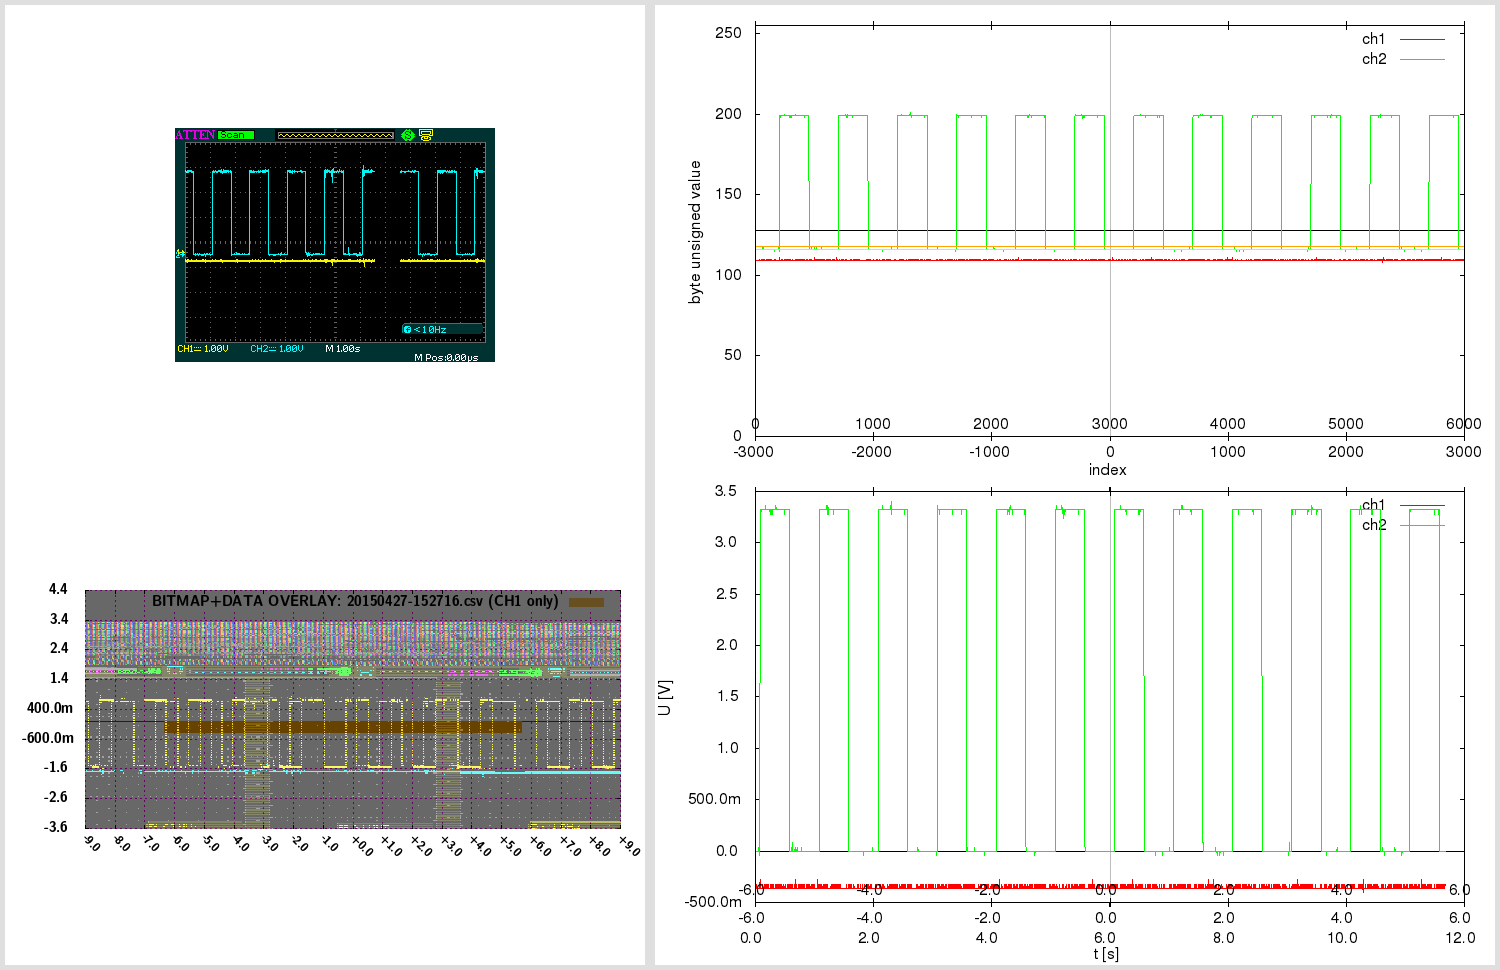

The script that saved this image:

# 20150427-152716.gnuplot [generated by /home/warreee/attenload/adsparse-wave.pl]
# single gnuplot file, with two potentially independent scripts
# generates three plots: one based on integer, other based on real (SI) values
# and one bitmap overlay - and then montages them using ImageMagick

# attengrab .csv can just be centered (over t)
# -> the x=0 (t=0) will correspond to scope center
# (but .DAV/.CSV will also need extra sample alignment)

# in Linux, to see available fonts, do:
# fc-list --verbose | grep 'fullname:' | less
# the two fonts used here:
# LMSansDemiCond10-Regular or "Latin Modern Sans Demi Cond"; and Helvetica
# Helvetica doesn't even get reported on my system:
# $ fc-list --verbose | grep 'fullname:' | grep -i 'Helvetica\|Demi Cond'
#	fullname: "LM Sans Demi Cond 10 Regular"(s) "LMSansDemiCond10-Regular"(s)


print "Gnuplotting..."

## "master settings" (shared between both parts of script)

# line color - specified by linestyles
set style line 1 linetype 1 linecolor rgb "red"
set style line 2 linetype 1 linecolor rgb "green"
set style line 3 linetype 1 linecolor rgb "orange"
set style line 4 linetype 1 linecolor rgb "aquamarine"
set style line 5 linetype -1 linecolor rgb "black"
set style line 6 linetype -1 linecolor rgb "gray"
set style line 7 linetype 1 linecolor rgb "blue"


# VARIABLES ########### ########### ###########

fnbase="20150427-152716"
fn_bmp = fnbase . ".bmp"
fn_pngr = fnbase . "_r.png"
fn_pngi = fnbase . "_i.png"
fn_pngov = fnbase . "_ov.png"
fn_pngt = fnbase . "_tmp.png"
fn_pngo = fnbase . ".png"

# scope screen(shot) properties
tdiv = 1          # T/DIV (50e-9)
toffs = 0        # time offset (scope) (200e-9)
vdiv1 = 1        # V/DIV CH1 (500e-3)
vdiv2 = 1         # V/DIV CH2 (50e-3)
voffs1 = -0.4         # volt offset CH1 (-1.5)
voffs2 = -0.48       # volt offset CH2 (100e-3)
sampintp  = 0.0020000001563    # (500e-12)
sampintf  = 1/sampintp
sratacqf  = 2500      # (250e6)
sratacqp  = 1/sratacqf
#osf = 1.00    # oversample factor (multiplies .CSV and .DAV time domain) # unused here
adsFactor = 1.28

# (edges of current capture and divisions)
scope_hdiv=18
scope_vdiv=8
# enforce floating point (see below)
scope_trange = scope_hdiv*tdiv*1.0    # (900e-9)
scope_left=toffs-(scope_trange/2)     # (-250e-9)
scope_right=toffs+(scope_trange/2)    # (650e-9)
scope_bottom=-voffs1-(scope_vdiv*vdiv1/2) # -500e-3
scope_top=-voffs1+(scope_vdiv*vdiv1/2)    # 3.5

totalch1Vspan=scope_vdiv*vdiv1
totalch2Vspan=scope_vdiv*vdiv2
ch1Vcoeff = adsFactor*totalch1Vspan/(2**8)
ch2Vcoeff = adsFactor*totalch2Vspan/(2**8)

voffs1int = voffs1/ch1Vcoeff  # -10
voffs2int = voffs2/ch2Vcoeff  # -12

acsv_fn = fnbase . '.csv' # '20130020-013902.csv' # from attenload tmp_wav
acsz=6000         # tmp_wav/.csv size (900)
fts=0.0020000001563         # final timestep (sampling period)
# here scope_trange could be 18*1, with acsz 16000;
# if as integer, 18/16000 would be 0 - enforce floating point
# above enforcing scope_trange to float doesn't work,
# must again here:
tdivp = 1.0*scope_trange/acsz   # sampling rate, based on scope range and numsamples in tmp (1ns)
tdivf = 1/tdivp             # freq based on that sampling rate

# just in case - not needed usually:
triglevel=640e-3
trigholdoff=100e-9

toffsamp = toffs/fts		# 0
# time finetune offset - int (samples) (depends on range)
tfoi = -164


#### extract bitmap from .png, if .bmp not present
# was -crop 480x234+10+10; now -crop 480x234+95+128

cmdstr = 'if (! test -f "'.fn_bmp.'") ; then \
  echo -n "'.fn_bmp.' not found .. " ; \
  if [ -f "'.fn_pngo.'" ] ; then \
    echo -n "'.fn_pngo.' found - extracting" ; \
    convert -crop 480x234+95+128 "'.fn_pngo.'" "'.fn_bmp.'" ; \
  else \
    echo -n "'.fn_pngo.' not found - cannot extract" ; \
  fi ; \
else \
  echo -n "'.fn_bmp.' found - using that" ; \
fi; echo'

#print cmdstr
# note - since cmdstr above uses double quotes,
# must use single quotes for bash here!:
print system("bash -c '". cmdstr ."' 2>&1")


##################################
###### plot directly with unsigned byte data

set terminal png size 840,480
set termoption enhanced
set termoption font "Helvetica, 12"

set output fn_pngi
set datafile separator ","

# set axis label
set xlabel "index" offset 0.0,0.8
set ylabel "byte unsigned value" offset 1.0,0.0


# horizontal line as functions
zeroline(x)=128
ch1offs(x)=128+voffs1int # (-10)
ch2offs(x)=128+voffs2int # (-12)

# vertical line - headless arrow
# "y" scope axis in middle:
ymI = acsz/2
set arrow from ymI,0 to ymI,255 nohead ls 5
# time offset:
toI = ymI - toffs/fts
set arrow from toI,0 to toI,255 nohead ls 6


# must use multiplot here, to have two x-axes
# and thus, must set lmargin, so both graphs match

set size 1.0,0.9      # 0.1/2 = 0.05
set bmargin 0
set lmargin 10
set yrange [0:255] # 8-bit


set multiplot

set origin 0,0.1
set xrange [0:acsz]
set xtics in
set xtics offset 0,graph 0.08
plot \
  zeroline(x) with lines notitle ls 5,\
  acsv_fn using 1:2 with lines title "ch1" ls 1, \
  "" using 1:3 with lines title "ch2" ls 2, \
  ch1offs(x) with lines notitle ls 3, \
  ch2offs(x) with lines notitle ls 4

unset arrow # if big offset, line from prev. can 'leak' in next at diff place, so reset

set origin 0,0.1
set xtics out
set xtics offset 0,graph 0.02
set xrange [-acsz/2:acsz/2-1]
#set xtics nomirror 500
set noytics
set noylabel
unset xlabel # set xlabel ""
set border 1
plot 0 notitle

set nomultiplot


### reset previous settings
#unset border # no work for default
set border    # Draw default borders:
set ytics
unset yrange


##################################
###### plot with converted real SI units

# reset # resets set style line!

set terminal png size 840,480
set termoption enhanced
set termoption font "Helvetica, 12"

set output fn_pngr
set datafile separator ","

# set axis label
set xlabel "t [s]" offset 0.0,0.1
set ylabel "U [V]" offset 1.0,0.0

# axis tics format
set format y "%.1s%c"
set format x "%.1s%c"


# horizontal line as functions
zerolineR(x)=0
# don't show real offsets; they could be way off depending on V/DIV
#ch1offsR(x)=0+(-0.4)
#ch2offsR(x)=0+(-0.48)

# "y" scope axis in middle (the +1 added to ymI so it snaps at 0):
ymR=(ymI+1)*fts
set arrow from ymR,graph 0 to ymR,graph 1 nohead ls 5
# time offset:
toR=toI*fts
set arrow from toR,graph 0 to toR,graph 1 nohead ls 6
# indicate scope range here too
set arrow from scope_left+toR,graph 0 to scope_left+toR,graph 1 nohead ls 7
set arrow from scope_right+toR,graph 0 to scope_right+toR,graph 1 nohead ls 7


# must use multiplot here, to have two x-axes
# and thus, must set lmargin, so both graphs match

set size 1.0,0.9      # 0.1/2 = 0.05
set bmargin 0
set lmargin 10
set yrange [] writeback # since we don't set explicity, must save autorange
set autoscale y

set multiplot

set origin 0,0.13
set xrange [0:acsz*fts]
set xtics out
set xtics offset 0,graph -0.03
plot \
  zerolineR(x) with lines notitle ls 5,\
  acsv_fn using ($4+tfoi*fts):5 with lines title "ch1" ls 1, \
  "" using ($4+tfoi*fts):6 with lines title "ch2" ls 2

set yrange restore # this saves the found yrange after `plot`
unset arrow # if big offset, line from prev. can 'leak' in next at diff place, so reset

set origin 0,0.13
set xtics out
set xtics offset 0,graph 0.02
set xrange [(-acsz/2)*fts:(acsz/2-1)*fts]
set noytics
set noylabel
unset xlabel # set xlabel ""
set border 1
plot GPVAL_Y_MIN notitle

set origin 0,0.13
set xtics in
set xtics offset 0,graph 0.08
# wrong to put xrange [scope_left:scope_right] here;
# as [scope_left:scope_right] could be a snippet,
# and this graph shows entire capture!
# simply move the previous scale for toffset
toRR=(acsz/2.)*fts-toR
set xrange [(-acsz/2)*fts+toRR:(acsz/2-1)*fts+toRR]
set noytics
set noylabel
unset xlabel # set xlabel ""
set border 1
plot GPVAL_Y_MIN notitle

set nomultiplot


##################################
###### plot with bitmap and data overlay

# here 840,480 remains as output png size,
# even if not set explicitly; also, make
# the height smaller - so can have gravity North in montage

set terminal png truecolor size 640,305 # size 840,480
set termoption enhanced
myfont="LMSansDemiCond10-Regular"   # LMSansDemiCond10-Regular or "Latin Modern Sans Demi Cond"
# cannot do concatenation direct in termoption line, so in separate string
myfontb="".myfont.", 12"
set termoption font myfontb

set output fn_pngov
set datafile separator ","


set autoscale
unset xtics
unset ytics
unset border
unset arrow # delete all arrows
unset object # (hopefully) delete objects?

set xrange [scope_left:scope_right]
xticstep=(scope_right-scope_left)/scope_hdiv
set xtics in scope_left,xticstep,scope_right scale 1
set yrange [scope_bottom:scope_top]
yticstep=(scope_top-scope_bottom)/scope_vdiv
set ytics in scope_bottom,yticstep,scope_top scale 1
set grid xtics ytics back linecolor rgb "magenta"
# right is only gnuplot 4.6 - without it ok w/ 4.4
#set xtics rotate by -45 offset 2.5,-1.50 right format "%+.1s%c" font myfont.',10'
set xtics rotate by -45 offset 0.0,0.0 format "%+.1s%c" font myfont.',10'
set key noenhanced

# dimensions of scope screenshot bitmap
bmp_w=480
bmp_h=234

# alpha bmp transparency [0:255]
bmp_alpha = 150
# boxes fillstyle transparent solid 0.10
box_transp = (1.-(acsz/16384.))*0.9 + 0.10

# plot string for data in transparent bitmap:
plot1au = "(($0-acsz/2.+tfoi)*fts+toffs):($5)"

# bmp_w=480 bmp_h=234 ; inside 451x201+15+14
# on plot: scope_left:scope_right and scope_bottom:scope_top!
# (so toffset is built in!)

bdx = scope_trange/(451.0-1)  # [s/pixel] /451: 1.99557e-09 vs 2.000e-9 manually
bdy = totalch1Vspan/(201.0-1) # [V/pixel] /201: 0.0199005 vs 0.02005 manually
bofx = -((scope_trange/2.0)-toffs+(15.0+0)*bdx) #-15.0*bdx # -2.8e-7
bofy = -((totalch1Vspan/2.0)+voffs1+(14.0+5)*bdy) #-14.0*bdy # -0.88

# seems `boxes fillstyle transparent solid 0.40` makes some seethroughs
# or something with bmp alpha overlay; but even without, all the same?
# because the red + blue (somehow inverted) creates a gray.. better green or orange

_plot_str = "zerolineR(x) with lines notitle ls 1,\
acsv_fn \
  using ".plot1au." with boxes fillstyle transparent solid box_transp noborder linestyle 3\
  title 'BITMAP+DATA OVERLAY: '.acsv_fn.' (CH1 only)',\
fn_bmp \
  binary array=(bmp_w,bmp_h) skip=54 format='%uchar' \
  dx=bdx dy=bdy origin=(bofx,bofy) \
  using 1:2:3:(bmp_alpha) \
  with rgbalpha t ''"

# seems actual plot in screenshot bitmap (480 × 234)
#  is at: 451x201+15+14; aspect ratio 201/451 = 0.445676
set size ratio 0.445676

eval("plot " . _plot_str)




##################################
###### montage commands

# used to be in attengrab; now here
# call ImageMagick montage via system
# and montage in `gnuplot` (easier to separate)

print "Montaging images..."
# this works in ImageMagick 6.6.2-6, but not in 6.5.7-8
#      '.fn_pngov.' -gravity Center -extent x480  \#
# must spec -extent 640x480 for 6.5

cmdstr = 'montage \
  <(montage \
    <(convert \
      '.fn_bmp.' -gravity Center -crop 640x480-10+0! -flatten  \
      bmp:-) \
    <(convert \
      '.fn_pngov.' -gravity Center -extent 640x480  \
      bmp:-) \
  -tile 1x -geometry +0+0  \
  bmp:-) \
  <(montage \
    '.fn_pngi.' \
    '.fn_pngr.' \
  -tile 1x -geometry +0+0  \
  bmp:-) \
-geometry +0+0 -border 5 \
'.fn_pngo

print cmdstr
print system('bash -c "'. cmdstr .'" 2>&1')

print "Deleting temp files ..."

delcmd = "rm"

# leave the bitmap for now
# actually, let attengrab handle it - since
# it may need to be re-taken!
# #cmdstr = delcmd ." ". fn_bmp
# #print cmdstr . "  " . system(cmdstr . " 2>&1")

cmdstr = delcmd ." ". fn_pngr
print cmdstr . "  " . system(cmdstr . " 2>&1")

cmdstr = delcmd ." ". fn_pngi
print cmdstr . "  " . system(cmdstr . " 2>&1")

cmdstr = delcmd ." ". fn_pngov
print cmdstr . "  " . system(cmdstr . " 2>&1")




# note:
# set terminal png size 840,480 # size defaults to 640x480 px
# set terminal pdf size 10,3 # size defaults to 5x3 in
# enhanced text: set termoption enhanced

# vertical line - headless arrow
# need ymin and ymax; gnuplot gives them only after plot -
# - and even then they do not correspond to end ticks
# - and even then, cannot get the arrow to show, after the second `plot`
# .. nor can I edit it anyhow; it must run before the first `plot`
# so instead of that, position y coordinates relative to graph (0 to 1)
#set arrow 1 from graph 0.5,0 to graph 0.5,1 nohead ls 5

# in multiplot, yrange should be after the size command
# note: xrange could be 2250 or 450
# so leave it to autoscale here? will be accurate since it's integer index...
# now set explicitly by script # below in multiplot

# axis tics format
# for engineering notation - 'help format specifiers':
# "A 'scientific' power is one such that the exponent is a multiple of three."

# print "Montaging images..."

# "The 'tile' size is then set to the largest dimentions
# of all the resized images, and the size actually specified."
# "by removing the 'size' component, non of the images will
# be resized, and the 'tile' size will be set to the largest
# dimensions of all the images given"
# not so simple: http://unix.stackexchange.com/questions/4046/
# can be done in one command with bash subprocess pipes (bash only)
# was: .fn_bmp.' -gravity NorthWest ; fn_pngov.' -gravity North
# can pad with -gravity Center -extent 640x480;
# but also with crop! -flatten - there have offset too!
# -geometry +2+2 can also mess up the last -border 5 !

# bmp scale worked for:
# bmp_w=480 bmp_h=234 ; inside 451x201+15+14
# tdiv = 5e-08,  toffs = 2e-07,  vdiv1 = 0.5,   voffs1 = -1.5,
# dx=2.000e-9 dy=0.02005 origin=(-2.8e-7,-0.88) for
# tspan = 18*tdiv = 18*5e-08 = 9e-07s
# vspan1 = 8*vdiv1 = 8*0.5 = 4V
# tspan/451 = 9e-07/451 = 1.99557e-09 s/pixel
# vspan1/201 = 4/201 = 0.0199005 V/pixel
# bdx=tspan/(451-1) = '9e-07/(451-1)' = 2e-09
# bdy=vspan1/(201-1) = '4/(201-1)' = 0.02
# 15*bdx = 15*2e-9 = 3e-08
# 14*bdy = 14*0.02 = 0.28
# 15*1.99557e-09 = 2.99335e-08
# 14*0.0199005 = 0.278607
